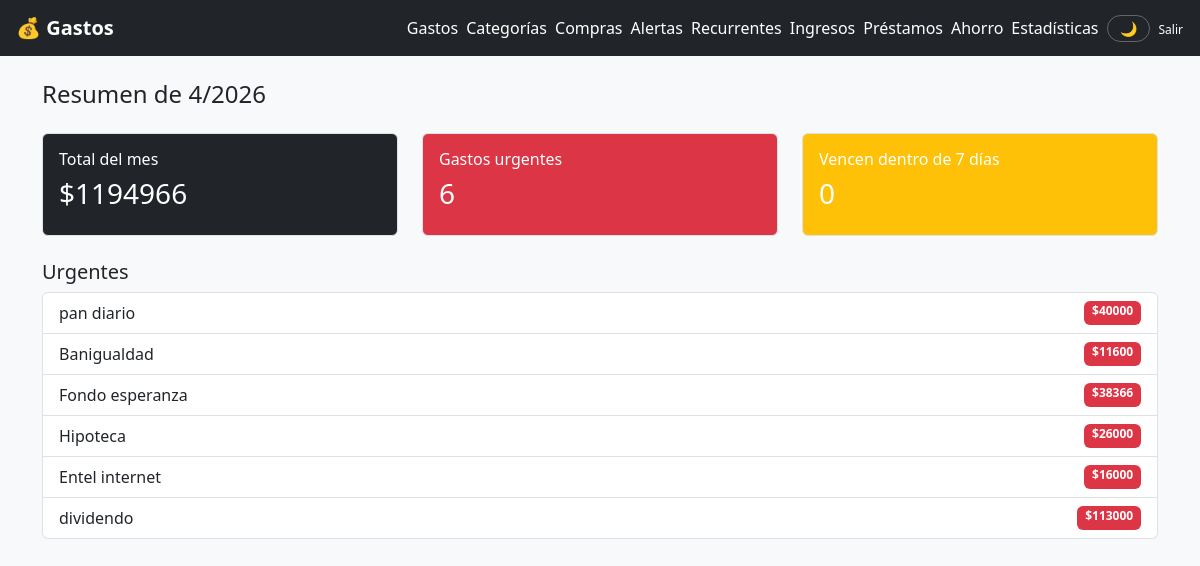
The app's page / (signed in) with its own data.
### gastos/models.py (models this page shows, shortened)
class Gasto(models.Model):
    PRIORIDAD_CHOICES = [
        ('urgente', 'Urgente'),
        ('alta', 'Alta'),
        ('normal', 'Normal'),
        ('postergable', 'Postergable'),
    ]
    ESTADO_CHOICES = [
        ('pendiente', 'Pendiente'),
        ('pagado', 'Pagado'),
        ('vencido', 'Vencido'),
    ]
    usuario = models.ForeignKey(User, on_delete=models.CASCADE, related_name='gastos')
    descripcion = models.CharField(max_length=200)
    monto = models.DecimalField(max_digits=12, decimal_places=0, null=True, blank=True)
    categoria = models.ForeignKey(Categoria, on_delete=models.SET_NULL, null=True, blank=True)
    fecha = models.DateField(default=timezone.now)
    fecha_vencimiento = models.DateField(null=True, blank=True)
    prioridad = models.CharField(max_length=20, choices=PRIORIDAD_CHOICES, default='normal')
    estado = models.CharField(max_length=20, choices=ESTADO_CHOICES, default='pendiente')
    notas = models.TextField(blank=True)
    creado_en = models.DateTimeField(auto_now_add=True)
    actualizado_en = models.DateTimeField(auto_now=True)
    class Meta:
        ordering = ['-fecha', '-creado_en']

### gastos/views.py (the view)
# urls.py: path('', views.inicio, name='inicio'),
@login_required
def inicio(request):
    hoy = timezone.now().date()
    services.generar_gastos_del_mes(request.user)
    services.actualizar_estados_vencidos()
    services.actualizar_estados_prestamos_vencidos()
    return render(request, 'gastos/inicio.html', {
        'proximos': services.gastos_proximos_a_vencer(request.user, dias=7),
        'urgentes': services.gastos_urgentes(request.user),
        'resumen': services.resumen_mensual(request.user, hoy.year, hoy.month),
    })

### gastos/services.py (called while the page is built, shortened)
def actualizar_estados_vencidos():
    hoy = timezone.now().date()
    return Gasto.objects.filter(
        estado='pendiente',
        fecha_vencimiento__lt=hoy
    ).update(estado='vencido')

def resumen_mensual(usuario, año, mes):
    gastos = Gasto.objects.filter(usuario=usuario, fecha__year=año, fecha__month=mes)
    total = gastos.aggregate(total=Sum('monto'))['total'] or Decimal('0')
    por_categoria = (
        gastos.values('categoria__nombre', 'categoria__icono')
        .annotate(subtotal=Sum('monto'), cantidad=Count('id'))
        .order_by('-subtotal')
    )
    return {
        'año': año,
        'mes': mes,
        'total': total,
        'por_categoria': list(por_categoria),
        'cantidad_gastos': gastos.count(),
    }

def gastos_proximos_a_vencer(usuario, dias=7):
    hoy = timezone.now().date()
    limite = hoy + timezone.timedelta(days=dias)
    return Gasto.objects.filter(
        usuario=usuario,
        estado='pendiente',
        fecha_vencimiento__isnull=False,
        fecha_vencimiento__range=(hoy, limite),
    ).order_by('fecha_vencimiento')

def gastos_urgentes(usuario):
    return Gasto.objects.filter(
        usuario=usuario,
        prioridad__in=['urgente', 'alta'],
        estado__in=['pendiente', 'vencido'],
    ).order_by('prioridad', 'fecha_vencimiento')

def generar_gastos_del_mes(usuario):
    hoy = timezone.now().date()
    generados = 0
    pagos = PagoRecurrente.objects.filter(usuario=usuario, activo=True)
    for pago in pagos:
        if pago.total_cuotas and pago.cuotas_pagadas >= pago.total_cuotas:
            pago.activo = False
            pago.save()
            continue
        if pago.frecuencia == 'semanal':
            if pago.dia_semana is None:
                continue
            fecha_vencimiento = hoy
        else:
            if pago.dia_pago is None:
                continue
            dia = min(pago.dia_pago, 28)
            fecha_vencimiento = hoy.replace(day=dia)
        ya_existe = Gasto.objects.filter(
            usuario=usuario,
            descripcion=pago.descripcion,
            fecha__year=hoy.year,
            fecha__month=hoy.month,
        ).exists()
    return generados

def actualizar_estados_prestamos_vencidos():
    hoy = timezone.now().date()
    return Prestamo.objects.filter(
        estado='vigente',
        fecha_vencimiento__lt=hoy,
    ).update(estado='vencido')

### templates/gastos/inicio.html (shortened to what this page needs)
{% extends 'gastos/base.html' %}
{% block contenido %}
<h4 class="mb-4">Resumen de {{ resumen.mes }}/{{ resumen.año }}</h4>
<div class="row mb-4">
    <div class="col-md-4">
        <div class="card text-white bg-dark">
            <div class="card-body">
                <h6>Total del mes</h6>
                <h3>${{ resumen.total|floatformat:0 }}</h3>
            </div>
        </div>
    </div>
    <div class="col-md-4">
        <div class="card text-white bg-danger">
            <div class="card-body">
                <h6>Gastos urgentes</h6>
                <h3>{{ urgentes.count }}</h3>
            </div>
        </div>
    </div>
    <div class="col-md-4">
        <div class="card text-white bg-warning">
            <div class="card-body">
                <h6>Vencen dentro de 7 días</h6>
                <h3>{{ proximos.count }}</h3>
            </div>
        </div>
    </div>
</div>
{% if urgentes %}
<h5>Urgentes</h5>
<ul class="list-group mb-4">
    {% for g in urgentes %}
    <li class="list-group-item d-flex justify-content-between">
        {{ g.descripcion }}
        <span class="badge bg-danger">${{ g.monto|floatformat:0 }}</span>
    </li>
    {% endfor %}
</ul>
{% endif %}
{% endblock %}

### templates/gastos/base.html (style rules this page uses)
:root { --bg-body: #f8f9fa; --bg-card: #ffffff; --bg-navbar: #212529; --text-body: #212529; --text-muted: #6c757d; --border-color: #dee2e6; --table-bg: #ffffff; --table-hover: #f5f5f5; }
body { background-color: var(--bg-body); color: var(--text-body); transition: background-color 0.3s ease, color 0.3s ease; }
.card { background-color: var(--bg-card); border-color: var(--border-color); }

### records on screen
Gasto: descripcion "pan diario", monto "40000"
Gasto: descripcion "Banigualdad", monto "11600"
Gasto: descripcion "Fondo esperanza", monto "38366"
Gasto: descripcion "Hipoteca", monto "26000"
Gasto: descripcion "Entel internet", monto "16000"
Gasto: descripcion "dividendo", monto "113000"

### other values on screen
{{ resumen.mes }} "4"
{{ resumen.año }} "2026"
{{ resumen.total|floatformat:0 }} "1194966"
{{ urgentes.count }} "6"
{{ proximos.count }} "0"
